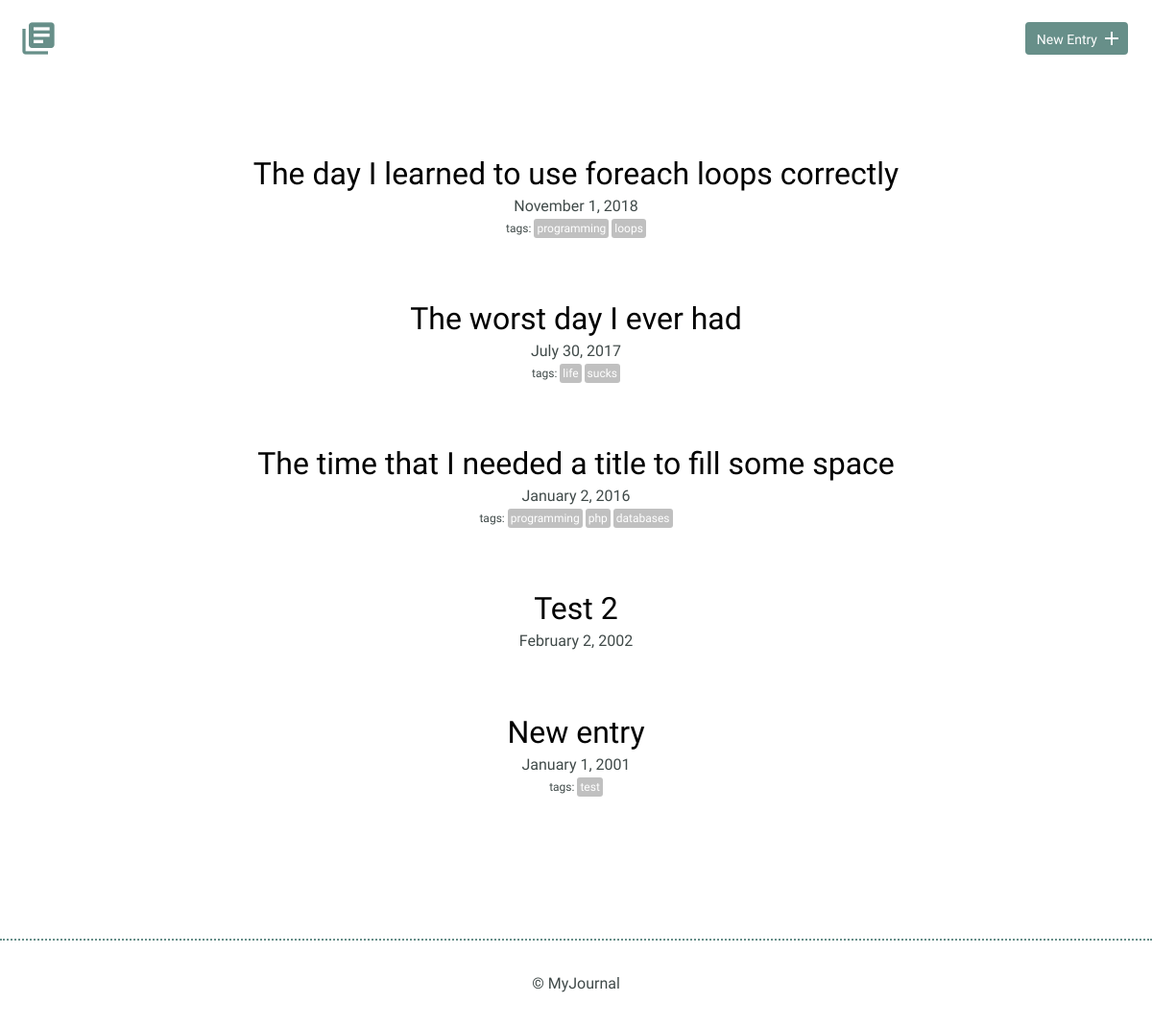
Before: / with the older database file.
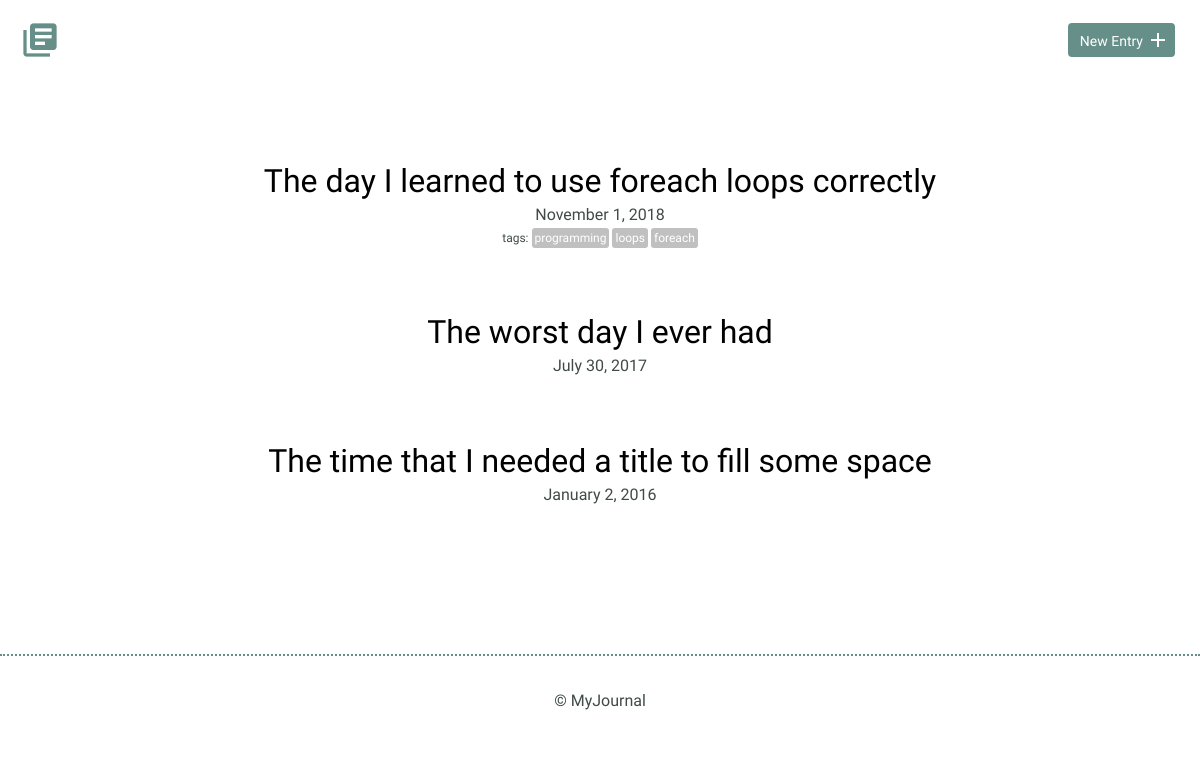
After: the same page with the newer database file.
### tables this page shows
CREATE TABLE "entries" (
	"id"	INTEGER NOT NULL PRIMARY KEY AUTOINCREMENT UNIQUE,
	"title"	TEXT,
	"date"	TEXT,
	"time_spent"	INTEGER,
	"learned"	BLOB,
	"resources"	BLOB
);

### index.php (the view, shortened to what this page needs)
<?php
require_once("database.php");
if (isset($_GET["tag"])) {
	try {
		$results = $db->prepare('select entries.id, title, date from entries
							    join entries_tags on entries.id = entries_tags.entry_id
							    join tags on entries_tags.tag_id = tags.id
							    where tag = ?');
		$results->bindParam(1, $_GET["tag"]);
		$results->execute();
	} catch(Exception $e) {
		echo $e->getMessage();
		die();
	}
} else {
	try {
		$results = $db->query('select * from entries order by date desc');
	} catch(Exception $e) {
		echo $e->getMessage();
		die();
	}
}
$entries = $results->fetchAll(PDO::FETCH_ASSOC);
?>
<!DOCTYPE html>
<html>
    <head>
        <link rel="stylesheet" href="css/normalize.css">
        <link rel="stylesheet" href="css/site.css">
    </head>
    <body>
		<?php include "inc/header.php"; ?>
        <section>
            <div class="container">
                <div class="entry-list">
					<?php
					foreach($entries as $entry) {
						$fullDate = date('F j, Y', strtotime($entry['date']));
						try {
							$results = $db->prepare('select tag, tags.id from entries
												   join entries_tags on entries.id = entries_tags.entry_id
												   join tags on entries_tags.tag_id = tags.id
												   where entries.id = ?');
							$results->bindParam(1, $entry['id']);
							$results->execute();
						} catch(Exception $e) {
							echo $e->getMessage();
							die();
						}
						$tags = $results->fetchAll(PDO::FETCH_ASSOC);
						echo <<<EOT
						<article>
							<h2><a href="detail.php?id={$entry['id']}">{$entry['title']}</a></h2>
							<time datetime="{$entry['date']}">{$fullDate}</time>
EOT;
						if (!empty($tags)) {
							echo '<div class="tag-container"><span class="tag-label">tags:</span>';
							foreach($tags as $tag) {
								echo '<span class="tag"><a href="index.php?tag=' . $tag["tag"] .
								'">' . $tag["tag"] . '</a></span>';
							}
							echo('</div>');
						}
						echo '</article>';
					}
					?>
                </div>
            </div>
        </section>
        <?php include "inc/footer.php"; ?>
    </body>
</html>

### inc/header.php
<header>
	<div class="container">
		<div class="site-header">
			<a class="logo" href="index.php"><i class="material-icons">library_books</i></a>
			<a class="button icon-right" href="new.php"><span>New Entry</span> <i class="material-icons">add</i></a>
		</div>
	</div>
</header>

### inc/footer.php
<footer>
	<div>
		&copy; MyJournal
	</div>
</footer>

### css/site.css (style rules this page uses)
body { font-size: 16px; color: #404a49; font-family: 'Cousine', serif; font-weight: 400; }
.container { margin: 0 auto; padding: 0 25px; }
header .site-header { margin: 0 auto; height: 95px; }
header .logo i { color: #678f89; margin: 20px 0 0 -5px; float: left; font-size: 40px; }
header .button { float: right; margin: 33px 0 0 0; }
footer { text-align: center; padding: 35px 0; border-top: 2px dotted #678f89; }
.button { padding: 8px 10px 6px 10px; background: #678f89; border: 2px solid #678f89; border-radius: 4px; text-decoration: none; color: #FFF; position: relative; text-align: center; font-size: 14px; }
.button.icon-right { padding-right: 30px; top: -10px; }
.button.icon-right i { position: absolute; top: 3px; right: 3px; }
h1, h2, h3 { margin: 0; font-weight: 400; line-height: 1em; color: #000; }
h2 { font-size: 32px; }
h2 a { text-decoration: none; color: #000; }
.entry-list, .edit-entry, .new-entry { max-width: 800px; margin: 0 auto; padding: 70px 0 150px 0; }
.entry-list article { margin-bottom: 70px; text-align: center; }
.entry-list article:last-child { margin-bottom: 0; }
.entry-list article h2 { margin-bottom: 8px; }
.tag-container { margin-top: 3px; }
.tag { color: white; font-size: 12px; padding: 3px; background-color: Silver; border-radius: 3px; margin-right: 3px; }
.tag-label { font-size: 12px; padding: 3px; }
span > a, span > a:link, span > a:hover, span > a:visited, span > a:active { text-decoration: none; color: white; }

Changed rows visible on the page:
removed entries: title "Test 2", date "February 2, 2002"
removed entries: title "New entry", date "January 1, 2001", tag "test"
shown differently, row unchanged: entries "The worst day I ever had": no longer shows "tags:"
shown differently, row unchanged: entries "The time that I needed a title to fill some space": no longer shows "tags:"
Other visible differences:
new list line: "foreach"
list line gone: "life"
list line gone: "sucks"
list line gone: "programming"
list line gone: "php"
list line gone: "databases"
